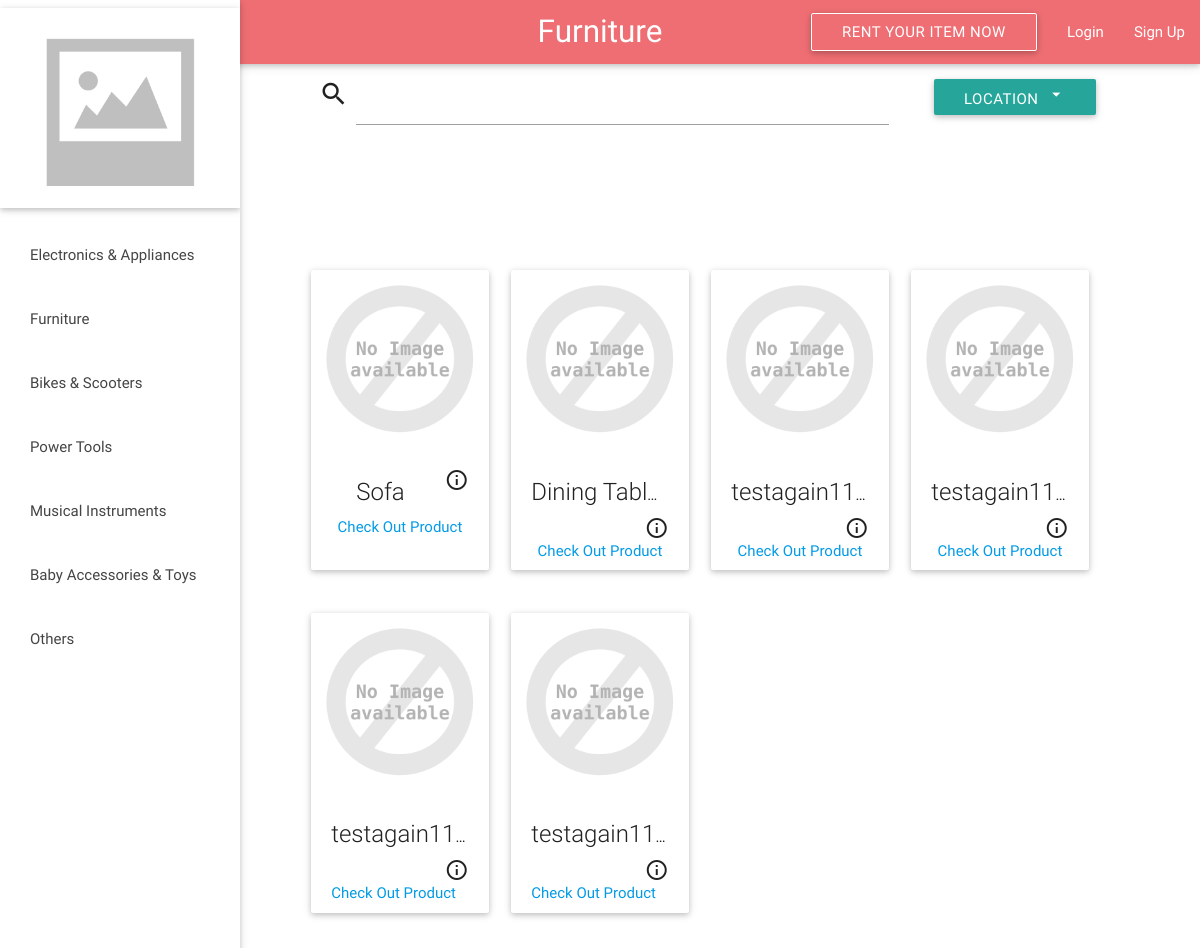
The app's page /categorypage.php?cid=Furniture with its own data.
### tables this page shows
CREATE TABLE IF NOT EXISTS `Product` (
  `product_ID` int(5) unsigned zerofill NOT NULL AUTO_INCREMENT COMMENT 'P_id',
  `pname` varchar(1000) NOT NULL COMMENT 'Product Name',
  `category` varchar(1000) NOT NULL DEFAULT 'Other' COMMENT 'Product Category',
  `u_ID` bigint(250) DEFAULT NULL COMMENT 'Renter ID',
  `description` varchar(5000) DEFAULT NULL COMMENT 'Product Description',
  `alternate_address` varchar(3000) NOT NULL COMMENT 'alternate address',
  `availability` tinyint(1) NOT NULL DEFAULT '1' COMMENT 'avilable or not',
  `location` varchar(1000) NOT NULL COMMENT 'Product Location',
  `price_day` decimal(10,0) NOT NULL COMMENT 'Price/Day',
  `price_week` decimal(10,0) NOT NULL COMMENT 'Price/Week',
  `price_month` decimal(10,0) NOT NULL COMMENT 'Price/Month',
  `actual_price` decimal(10,0) NOT NULL COMMENT 'product price',
  `bond` tinyint(1) DEFAULT NULL COMMENT 'Bond Required or Not',
  `rating` float NOT NULL DEFAULT '-1' COMMENT 'Product Rating',
  PRIMARY KEY (`product_ID`)
);

### categorypage.php (the view, shortened to what this page needs)
 <?php
 require_once 'db.php';
 $cid=$_GET['cid'];
 ?>
 <!DOCTYPE html>
 <html>
   <head>
     <link type="text/css" rel="stylesheet" href="css/materialize.min.css"  media="screen,projection"/>
   </head>
   <body>
 <header>
	  <ul id="slide-out" class="side-nav fixed col s2 ">
		  <ul>
			<div class="card no-margin">
				<div class="card-image" style="background:#FFF;height:200px;">
						<a href="index.php"><img src="images/sample-1.png" style="transform:scale(0.9,.9);"></a>
				</div>
			</div>
		  </ul>
		  <ul class="no-padding">
			  <li  class="bold"><a class="waves-effect waves-teal sidenava" href="/handminiproject/categorypage.php?cid=Electronics And Home Appliances">Electronics & Appliances</a></li>
			  <li  class="bold"><a class="waves-effect waves-teal sidenava" href="/handminiproject/categorypage.php?cid=Furniture">Furniture</a></li>
			  <li  class="bold"><a class="waves-effect waves-teal sidenava" href="/handminiproject/categorypage.php?cid=Bikes And Scooters">Bikes & Scooters</a></li>
			  <li  class="bold"><a class="waves-effect waves-teal sidenava" href="/handminiproject/categorypage.php?cid=Power Tools">Power Tools</a></li>
			  <li  class="bold"><a class="waves-effect waves-teal sidenava" href="/handminiproject/categorypage.php?cid=Musical Instruments">Musical Instruments</a></li>
			  <li  class="bold"><a class="waves-effect waves-teal sidenava" href="/handminiproject/categorypage.php?cid=Baby Accessories And Toys">Baby Accessories & Toys</a></li>
			  <li  class="bold"><a class="waves-effect waves-teal sidenava" href="/handminiproject/categorypage.php?cid=Others">Others</a></li>
		  </ul>
	  </ul>
   <nav>
	<div class="nav-wrapper fixed">
     <a id="cat" href="#" class="brand-logo center"><?php echo "$cid"; ?></a>
     <ul id="nav-mobile" class="right hide-on-med-and-down">
            <li><a class='btn nav-wrapper hide-on-med-and-down' style="background:transparent;border:1px solid white;" id="rent" href='addproduct.php' style="line-height: 30px;">Rent Your Item Now</a></li>
     <?php if (isset($_SESSION['loggedin']) && $_SESSION['loggedin']): ?>
       <?php $_SESSION['rerror']='';
if(getimagesize('http://localhost/handminiproject/images/profile_pics/'.$_SESSION['uid'])!==false): ?><li><img style="height:50px;width:50px;"src=<?php echo "images/profile_pics/".$_SESSION['uid'];?> class="circle propic" onerror="this.src='images/logo.png';"><?php else:?><li><img style="height:50px;width:50px;"src="images/sample-1.jpg" class="circle propic"><?php  endif;?></li><li style="padding-left:10px;"><?php echo $_SESSION["name"];?></li></li><li><a href="#" data-activates="drop" class="dropdown-button  dropdown-button1 disableClick"><i class="material-icons ">arrow_drop_down</i></a></li>
				<ul id='drop' class='dropdown-content'>
					<li><a href="myaccount.php">My Account</a></li>
					<li class="divider"></li>
					<li><a href="#" id="logout" onclick="logout()" >Logout</a></li>
				</ul>
     <?php else:?>
       <li><a class="modal-trigger" href="#login">Login</a></li>
       <li><a class="modal-trigger" href="#signup">Sign Up</a></li>
  <?php endif;?>
	</ul>
</div>
 </nav>
</header>
   <center>
   <div class="row">
				<div class="input-field col m6 s9 offset-m3">
				  <i class="material-icons prefix">search</i>
				  <input id="keyword" name="keyword" type="text" class="validate" autocomplete="off">
				</div>
			<div class="input-field col s2 " style="margin-left:15px;">
				<a class='dropdown-button  dropdown-button2 btn hide-on-med-and-down' id="dropbutton" href='#' data-activates='dropdown1' style="line-height: 30px;"><span id="loc">Location</span><i  class="material-icons" style="padding-left:8px;">arrow_drop_down</i></a>
			  </div>
   </div>
   <?php
   	$sql = "SELECT product_ID,pname,price_day,price_week,price_month FROM Product WHERE category='$cid' ORDER BY rating DESC";
	$stmt=$conn->prepare($sql);
	$stmt->execute();
	$pid='';
	$pname='';
	$price_day='';
	$price_week='';
	$price_month='';
	$stmt->bind_result($pid,$pname,$price_day,$price_week,$price_month);
	$flag=0;
	echo "<br><div class='row'>";
	echo "<div class='col m8 s10 offset-s1 offset-m3' style='font-size:220%;'></div></div></div><br><br>";
	while ($stmt->fetch()) {
	if ($flag==0) {
		echo "<div class='row'>";
		echo "<div class='col m2 s10 offset-s1 offset-m3 offset-s1'>";
	}else{?>
		<div class='col m2 s10 offset-s1'>
	<?php } ?>
		 <div class='card small'>
			<div class='card-image waves-effect waves-block waves-light'>
				<?php if(getimagesize('http://localhost/handminiproject/images/products/1/'.$pid)!==false): ?><img class='activator' src=<?php echo'images/products/1/'.$pid;?> onerror=\"this.src='images/logo.png'\"><?php else:?><img src="images/logo.png"><?php endif;?>
		<?php	echo"</div>
			<div class='card-content'>
				<div  style='text-overflow:ellipsis;overflow:hidden;white-space:nowrap;'><span class='card-title activator grey-text text-darken-4'  >".$pname."<i class='material-icons right' >info_outline</i></span></div>
				<span><a href='product.php?pid=".$pid."'>Check Out Product</a></span>
			</div>
			<div class='card-reveal'>
				<i class='material-icons right'>close</i><span class='card-title grey-text text-darken-4'>".$pname."</span>
				<p>".$description."</p>
			</div>
		</div>
       </div>";
	 $flag++;
	 if ($flag==4) {
	 	$flag=0;
	 	echo "</div></center>";
	 }
	}
   ?>
   </body>
 </html>

### records on screen
product: pname "Sofa"
product: pname "Dining Tabl…"
product: pname "testagain11…"
product: pname "testagain11…"
product: pname "testagain11…"
product: pname "testagain11…"

### other values on screen
$cid "Furniture"
